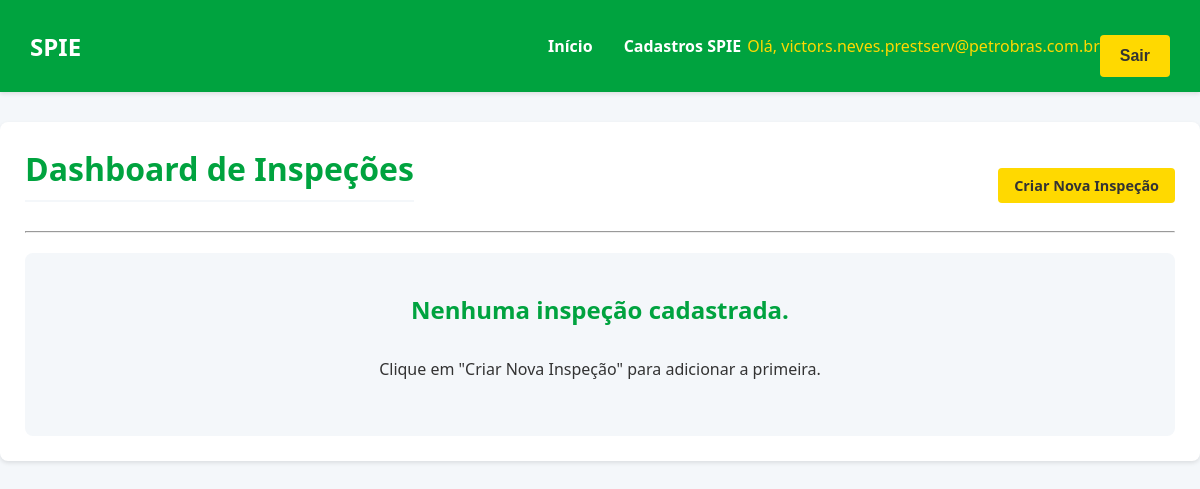
Page /inspecao/ (signed in) on the earlier database version.
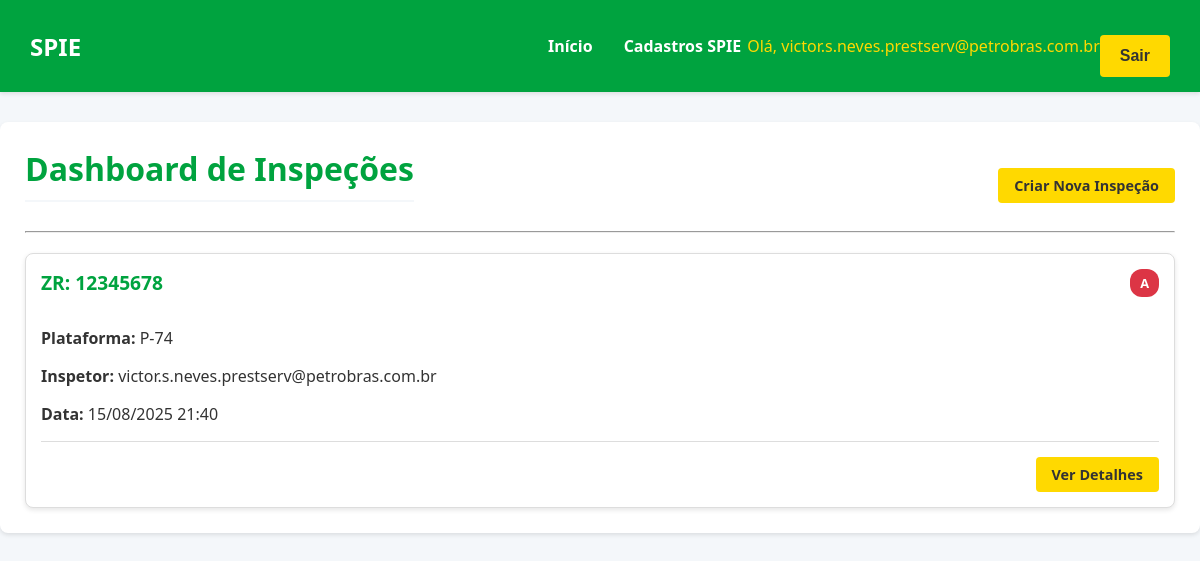
Same page on the later database version.
### spie/models.py (models this page shows, shortened)
class Inspecao(models.Model):
    usuario = models.ForeignKey(User, on_delete=models.PROTECT, related_name="inspecoes", verbose_name="Inspetor")
    nota_zr = models.CharField(max_length=8, unique=True, verbose_name="Nota ZR")
    plataforma = models.ForeignKey(Plataforma, on_delete=models.PROTECT)
    modulo = models.ForeignKey(Modulo, on_delete=models.PROTECT)
    setor = models.ForeignKey(Setor, on_delete=models.PROTECT)
    localizacao = models.CharField(max_length=255, verbose_name="Localização")
    tipo_equipamento = models.ForeignKey(TipoEquipamento, on_delete=models.PROTECT, verbose_name="Tipo de Equipamento")
    tag_equipamento = models.ForeignKey(TagEquipamento, on_delete=models.PROTECT, verbose_name="TAG do Equipamento")
    defeito = models.ForeignKey(Defeito, on_delete=models.PROTECT)
    causa = models.ForeignKey(Causa, on_delete=models.PROTECT)
    categoria_rti = models.ForeignKey(CategoriaRTI, on_delete=models.PROTECT, verbose_name="Categoria RTI")
    recomendacao = models.ForeignKey(Recomendacao, on_delete=models.PROTECT, verbose_name="Recomendação")
    objetos = models.ManyToManyField(Objeto, related_name="inspecoes")
    data_criacao = models.DateTimeField(auto_now_add=True)
    class Meta:
        verbose_name = "Inspeção"
        verbose_name_plural = "Inspeções"
        ordering = ['-data_criacao']

class CategoriaRTI(models.Model):
    nome = models.CharField(max_length=100, verbose_name="Categoria RTI")
    class Meta: verbose_name_plural = "Categorias RTI"

### core/models.py (models this page shows, shortened)
class Plataforma(models.Model):
    nome = models.CharField(max_length=100, unique=True)

### spie/views.py (the view)
# urls.py: path('', views.InspecaoListView.as_view(), name='dashboard'),
class InspecaoListView(LoginRequiredMixin, ListView):
    model = Inspecao
    template_name = 'spie/dashboard.html'
    context_object_name = 'inspecoes'
    paginate_by = 12
    def get_queryset(self):
        return Inspecao.objects.select_related(
            'usuario', 'plataforma', 'categoria_rti'
        ).all()
    def get_context_data(self, **kwargs):
        context = super().get_context_data(**kwargs)
        context['titulo'] = "Dashboard de Inspeções"
        return context

### spie/templates/spie/dashboard.html (shortened to what this page needs)
{% extends 'spie/base.html' %}
{% block content %}
<div style="display: flex; justify-content: space-between; align-items: center;">
    <h1>{{ titulo }}</h1>
    <a href="{% url 'spie:inspecao_add' %}" class="btn btn-edit" style="text-decoration: none;">Criar Nova Inspeção</a>
</div>
<hr>
<div class="card-grid">
    {% for inspecao in inspecoes %}
        <div class="card">
            <div class="card-body">
                <div style="display: flex; justify-content: space-between; align-items: start;">
                    <h3 class="card-platform" style="margin-top:0;">ZR: {{ inspecao.nota_zr }}</h3>
                    {% if inspecao.categoria_rti.nome == 'A' %}
                        <span style="background-color: #dc3545; color: white; padding: 5px 10px; border-radius: 12px; font-size: 0.8em; font-weight: bold;">
                            {{ inspecao.categoria_rti.nome }}
                        </span>
                    {% elif inspecao.categoria_rti.nome == 'B' %}
                        <span style="background-color: #43dc35; color: white; padding: 5px 10px; border-radius: 12px; font-size: 0.8em; font-weight: bold;">
                            {{ inspecao.categoria_rti.nome }}
                        </span>
                    {% elif inspecao.categoria_rti.nome == 'C' %}
                        <span style="background-color: #070bf8; color: white; padding: 5px 10px; border-radius: 12px; font-size: 0.8em; font-weight: bold;">
                            {{ inspecao.categoria_rti.nome }}
                        </span>
                    {% else %}
                        <span style="background-color: #eee; padding: 5px 10px; border-radius: 12px; font-size: 0.8em; font-weight: bold;">
                            {{ inspecao.categoria_rti.nome }}
                        </span>
                    {% endif %}
                </div>
                <p><strong>Plataforma:</strong> {{ inspecao.plataforma.nome }}</p>
                <p><strong>Inspetor:</strong> {{ inspecao.usuario.get_full_name|default:inspecao.usuario.username }}</p>
                <p><strong>Data:</strong> {{ inspecao.data_criacao|date:"d/m/Y H:i" }}</p>
                <div class="card-actions">
                    <a href="{% url 'spie:inspecao_detail' inspecao.pk %}" class="btn btn-edit">Ver Detalhes</a>
                </div>
            </div>
        </div>
    {% empty %}
        <div class="empty-dashboard">
            <h2>Nenhuma inspeção cadastrada.</h2>
            <p>Clique em "Criar Nova Inspeção" para adicionar a primeira.</p>
        </div>
    {% endfor %}
</div>
{% endblock %}

Differences in the rows shown:
added Inspecao: nota_zr "12345678", categoria_rti.nome "A", plataforma.nome "P-74", usuario.get_full_name "victor.s.neves.prestserv@petrobras.com.br", data_criacao "15/08/2025 21:40"
Other differences:
text no longer shown: "Nenhuma inspeção cadastrada. Clique em \"Criar Nova Inspeção\" para adicionar a primeira."
